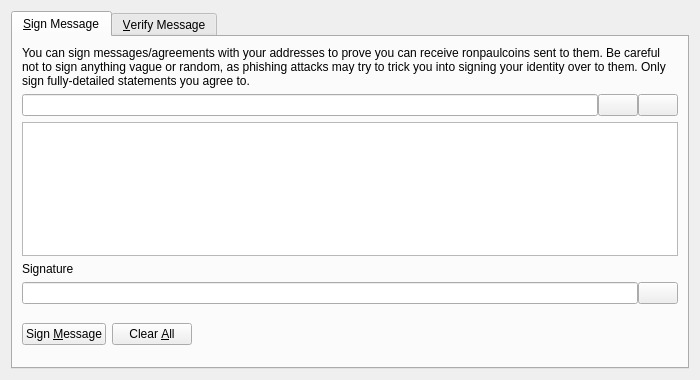
<?xml version="1.0" encoding="UTF-8"?>
<ui version="4.0">
 <class>SignVerifyMessageDialog</class>
 <widget class="QDialog" name="SignVerifyMessageDialog">
  <property name="geometry">
   <rect>
    <x>0</x>
    <y>0</y>
    <width>700</width>
    <height>380</height>
   </rect>
  </property>
  <property name="windowTitle">
   <string>Signatures - Sign / Verify a Message</string>
  </property>
  <property name="modal">
   <bool>true</bool>
  </property>
  <layout class="QVBoxLayout" name="verticalLayout">
   <item>
    <widget class="QTabWidget" name="tabWidget">
     <property name="currentIndex">
      <number>0</number>
     </property>
     <widget class="QWidget" name="tabSignMessage">
      <attribute name="title">
       <string>&amp;Sign Message</string>
      </attribute>
      <layout class="QVBoxLayout" name="verticalLayout_SM">
       <item>
        <widget class="QLabel" name="infoLabel_SM">
         <property name="text">
          <string>You can sign messages/agreements with your addresses to prove you can receive ronpaulcoins sent to them. Be careful not to sign anything vague or random, as phishing attacks may try to trick you into signing your identity over to them. Only sign fully-detailed statements you agree to.</string>
         </property>
         <property name="textFormat">
          <enum>Qt::PlainText</enum>
         </property>
         <property name="wordWrap">
          <bool>true</bool>
         </property>
        </widget>
       </item>
       <item>
        <layout class="QHBoxLayout" name="horizontalLayout_1_SM">
         <property name="spacing">
          <number>0</number>
         </property>
         <item>
          <widget class="QValidatedLineEdit" name="addressIn_SM">
           <property name="toolTip">
            <string>The Ronpaulcoin address to sign the message with</string>
           </property>
          </widget>
         </item>
         <item>
          <widget class="QPushButton" name="addressBookButton_SM">
           <property name="toolTip">
            <string>Choose previously used address</string>
           </property>
           <property name="text">
            <string/>
           </property>
           <property name="icon">
            <iconset resource="../bitcoin.qrc">
             <normaloff>:/icons/address-book</normaloff>:/icons/address-book</iconset>
           </property>
           <property name="shortcut">
            <string>Alt+A</string>
           </property>
           <property name="autoDefault">
            <bool>false</bool>
           </property>
          </widget>
         </item>
         <item>
          <widget class="QPushButton" name="pasteButton_SM">
           <property name="toolTip">
            <string>Paste address from clipboard</string>
           </property>
           <property name="text">
            <string/>
           </property>
           <property name="icon">
            <iconset resource="../bitcoin.qrc">
             <normaloff>:/icons/editpaste</normaloff>:/icons/editpaste</iconset>
           </property>
           <property name="shortcut">
            <string>Alt+P</string>
           </property>
           <property name="autoDefault">
            <bool>false</bool>
           </property>
          </widget>
         </item>
        </layout>
       </item>
       <item>
        <widget class="QPlainTextEdit" name="messageIn_SM">
         <property name="toolTip">
          <string>Enter the message you want to sign here</string>
         </property>
        </widget>
       </item>
       <item>
        <widget class="QLabel" name="signatureLabel_SM">
         <property name="text">
          <string>Signature</string>
         </property>
         <property name="textFormat">
          <enum>Qt::PlainText</enum>
         </property>
        </widget>
       </item>
       <item>
        <layout class="QHBoxLayout" name="horizontalLayout_2_SM">
         <property name="spacing">
          <number>0</number>
         </property>
         <item>
          <widget class="QLineEdit" name="signatureOut_SM">
           <property name="font">
            <font>
             <italic>true</italic>
            </font>
           </property>
           <property name="readOnly">
            <bool>true</bool>
           </property>
          </widget>
         </item>
         <item>
          <widget class="QPushButton" name="copySignatureButton_SM">
           <property name="toolTip">
            <string>Copy the current signature to the system clipboard</string>
           </property>
           <property name="text">
            <string/>
           </property>
           <property name="icon">
            <iconset resource="../bitcoin.qrc">
             <normaloff>:/icons/editcopy</normaloff>:/icons/editcopy</iconset>
           </property>
           <property name="autoDefault">
            <bool>false</bool>
           </property>
          </widget>
         </item>
        </layout>
       </item>
       <item>
        <layout class="QHBoxLayout" name="horizontalLayout_3_SM">
         <item>
          <widget class="QPushButton" name="signMessageButton_SM">
           <property name="toolTip">
            <string>Sign the message to prove you own this Ronpaulcoin address</string>
           </property>
           <property name="text">
            <string>Sign &amp;Message</string>
           </property>
           <property name="icon">
            <iconset resource="../bitcoin.qrc">
             <normaloff>:/icons/edit</normaloff>:/icons/edit</iconset>
           </property>
           <property name="autoDefault">
            <bool>false</bool>
           </property>
          </widget>
         </item>
         <item>
          <widget class="QPushButton" name="clearButton_SM">
           <property name="toolTip">
            <string>Reset all sign message fields</string>
           </property>
           <property name="text">
            <string>Clear &amp;All</string>
           </property>
           <property name="icon">
            <iconset resource="../bitcoin.qrc">
             <normaloff>:/icons/remove</normaloff>:/icons/remove</iconset>
           </property>
           <property name="autoDefault">
            <bool>false</bool>
           </property>
          </widget>
         </item>
         <item>
          <spacer name="horizontalSpacer_1_SM">
           <property name="orientation">
            <enum>Qt::Horizontal</enum>
           </property>
           <property name="sizeHint" stdset="0">
            <size>
             <width>40</width>
             <height>48</height>
            </size>
           </property>
          </spacer>
         </item>
         <item>
          <widget class="QLabel" name="statusLabel_SM">
           <property name="font">
            <font>
             <weight>75</weight>
             <bold>true</bold>
            </font>
           </property>
           <property name="text">
            <string/>
           </property>
           <property name="wordWrap">
            <bool>true</bool>
           </property>
          </widget>
         </item>
         <item>
          <spacer name="horizontalSpacer_2_SM">
           <property name="orientation">
            <enum>Qt::Horizontal</enum>
           </property>
           <property name="sizeHint" stdset="0">
            <size>
             <width>40</width>
             <height>48</height>
            </size>
           </property>
          </spacer>
         </item>
        </layout>
       </item>
      </layout>
     </widget>
     <widget class="QWidget" name="tabVerifyMessage">
      <attribute name="title">
       <string>&amp;Verify Message</string>
      </attribute>
      <layout class="QVBoxLayout" name="verticalLayout_VM">
       <item>
        <widget class="QLabel" name="infoLabel_VM">
         <property name="text">
          <string>Enter the receiver's address, message (ensure you copy line breaks, spaces, tabs, etc. exactly) and signature below to verify the message. Be careful not to read more into the signature than what is in the signed message itself, to avoid being tricked by a man-in-the-middle attack. Note that this only proves the signing party receives with the address, it cannot prove sendership of any transaction!</string>
         </property>
         <property name="textFormat">
          <enum>Qt::PlainText</enum>
         </property>
         <property name="alignment">
          <set>Qt::AlignLeading|Qt::AlignLeft|Qt::AlignTop</set>
         </property>
         <property name="wordWrap">
          <bool>true</bool>
         </property>
        </widget>
       </item>
       <item>
        <layout class="QHBoxLayout" name="horizontalLayout_1_VM">
         <property name="spacing">
          <number>0</number>
         </property>
         <item>
          <widget class="QValidatedLineEdit" name="addressIn_VM">
           <property name="toolTip">
            <string>The Ronpaulcoin address the message was signed with</string>
           </property>
          </widget>
         </item>
         <item>
          <widget class="QPushButton" name="addressBookButton_VM">
           <property name="toolTip">
            <string>Choose previously used address</string>
           </property>
           <property name="text">
            <string/>
           </property>
           <property name="icon">
            <iconset resource="../bitcoin.qrc">
             <normaloff>:/icons/address-book</normaloff>:/icons/address-book</iconset>
           </property>
           <property name="shortcut">
            <string>Alt+A</string>
           </property>
           <property name="autoDefault">
            <bool>false</bool>
           </property>
          </widget>
         </item>
        </layout>
       </item>
       <item>
        <widget class="QPlainTextEdit" name="messageIn_VM"/>
       </item>
       <item>
        <widget class="QValidatedLineEdit" name="signatureIn_VM"/>
       </item>
       <item>
        <layout class="QHBoxLayout" name="horizontalLayout_2_VM">
         <item>
          <widget class="QPushButton" name="verifyMessageButton_VM">
           <property name="toolTip">
            <string>Verify the message to ensure it was signed with the specified Ronpaulcoin address</string>
           </property>
           <property name="text">
            <string>Verify &amp;Message</string>
           </property>
           <property name="icon">
            <iconset resource="../bitcoin.qrc">
             <normaloff>:/icons/transaction_0</normaloff>:/icons/transaction_0</iconset>
           </property>
           <property name="autoDefault">
            <bool>false</bool>
           </property>
          </widget>
         </item>
         <item>
          <widget class="QPushButton" name="clearButton_VM">
           <property name="toolTip">
            <string>Reset all verify message fields</string>
           </property>
           <property name="text">
            <string>Clear &amp;All</string>
           </property>
           <property name="icon">
            <iconset resource="../bitcoin.qrc">
             <normaloff>:/icons/remove</normaloff>:/icons/remove</iconset>
           </property>
           <property name="autoDefault">
            <bool>false</bool>
           </property>
          </widget>
         </item>
         <item>
          <spacer name="horizontalSpacer_1_VM">
           <property name="orientation">
            <enum>Qt::Horizontal</enum>
           </property>
           <property name="sizeHint" stdset="0">
            <size>
             <width>40</width>
             <height>48</height>
            </size>
           </property>
          </spacer>
         </item>
         <item>
          <widget class="QLabel" name="statusLabel_VM">
           <property name="font">
            <font>
             <weight>75</weight>
             <bold>true</bold>
            </font>
           </property>
           <property name="text">
            <string/>
           </property>
           <property name="wordWrap">
            <bool>true</bool>
           </property>
          </widget>
         </item>
         <item>
          <spacer name="horizontalSpacer_2_VM">
           <property name="orientation">
            <enum>Qt::Horizontal</enum>
           </property>
           <property name="sizeHint" stdset="0">
            <size>
             <width>40</width>
             <height>48</height>
            </size>
           </property>
          </spacer>
         </item>
        </layout>
       </item>
      </layout>
     </widget>
    </widget>
   </item>
  </layout>
 </widget>
 <customwidgets>
  <customwidget>
   <class>QValidatedLineEdit</class>
   <extends>QLineEdit</extends>
   <header>qvalidatedlineedit.h</header>
  </customwidget>
 </customwidgets>
 <resources>
  <include location="../bitcoin.qrc"/>
 </resources>
 <connections/>
</ui>
